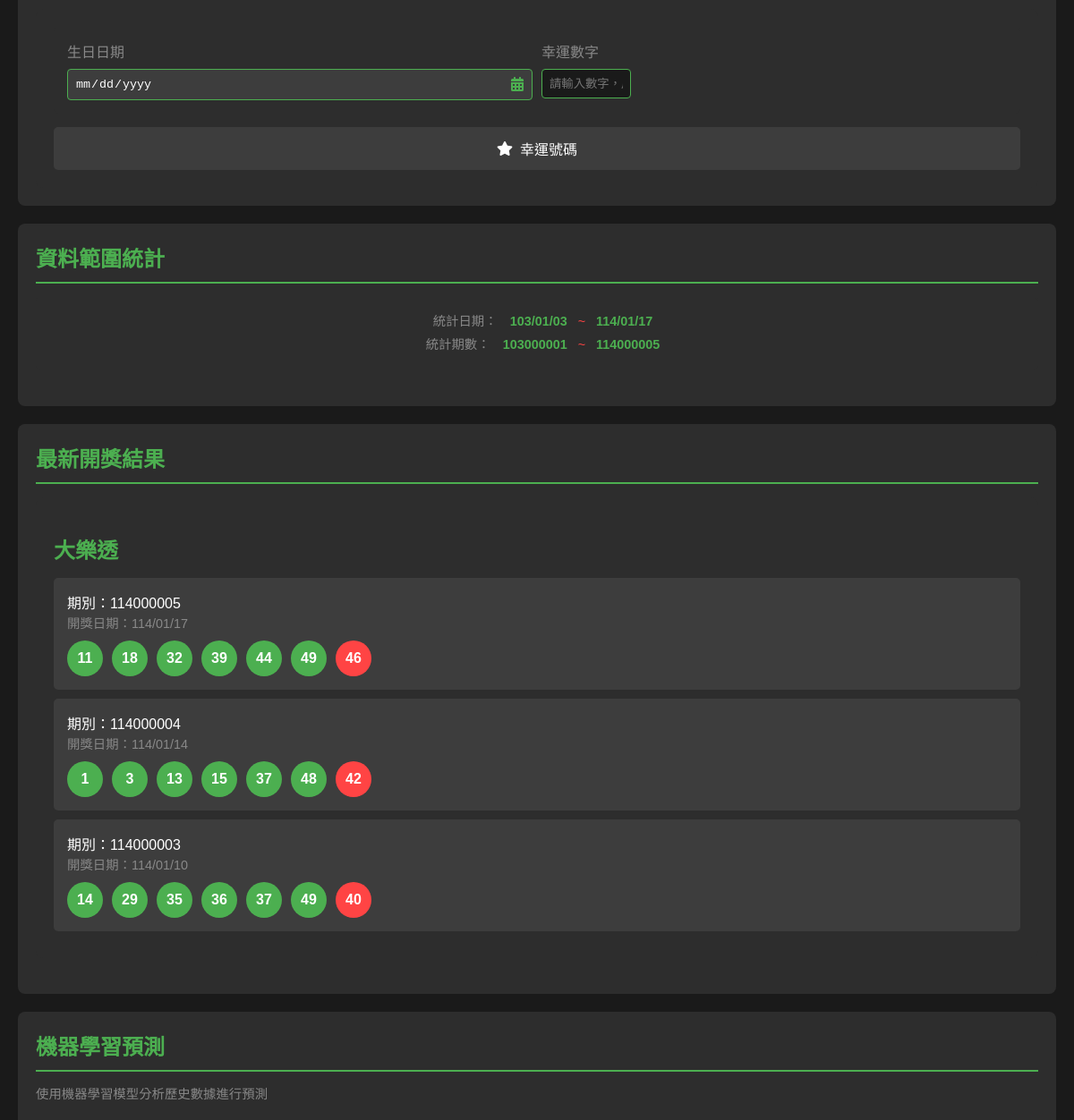
/ (middle part), run on an earlier commit of the app's database.
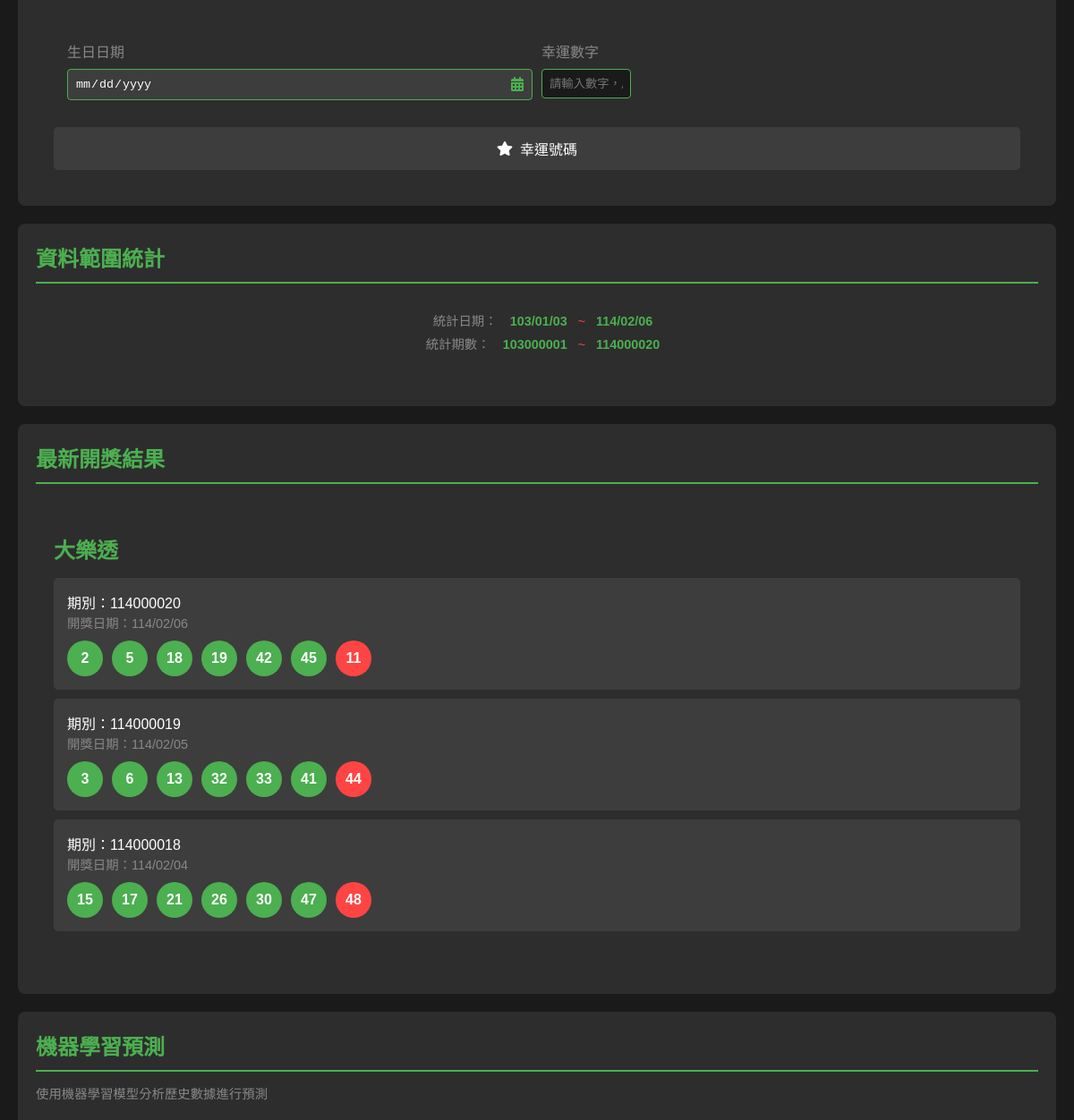
And on a later commit of the database.
### tables this page shows
CREATE TABLE big_lotto (
        id INTEGER PRIMARY KEY AUTOINCREMENT,
        draw_term TEXT NOT NULL,
        draw_date TEXT NOT NULL,
        num1 INTEGER NOT NULL,
        num2 INTEGER NOT NULL,
        num3 INTEGER NOT NULL,
        num4 INTEGER NOT NULL,
        num5 INTEGER NOT NULL,
        num6 INTEGER NOT NULL,
        special_num INTEGER NOT NULL,
        total_sales INTEGER,
        created_at TIMESTAMP DEFAULT CURRENT_TIMESTAMP
    );

### app.py (the view)
@app.route('/')
def index():
    latest_draws = get_latest_draws()
    data_ranges = get_data_range()
    return render_template('index.html', draws=latest_draws, ranges=data_ranges)

### templates/index.html (shortened to what this page needs)
<!DOCTYPE html>
<html lang="zh-TW">
<head>
    <link rel="stylesheet" href="https://cdnjs.cloudflare.com/ajax/libs/font-awesome/5.15.4/css/all.min.css">
</head>
<body>
    <div class="analysis-controls">
        <div class="analysis-content">
            <div class="lucky-number-section">
                <div class="lucky-number-inputs">
                    <div class="input-group">
                        <label for="birth-date">生日日期</label>
                        <div class="date-picker-wrapper">
                            <input type="date"
                                   id="birth-date"
                                   class="analysis-input"
                                   max="2025-12-31">
                        </div>
                    </div>
                    <div class="input-group">
                        <label for="lucky-numbers">幸運數字</label>
                        <input type="text"
                               id="lucky-numbers"
                               class="analysis-input"
                               placeholder="請輸入數字，用逗號分隔">
                    </div>
                </div>
                <button onclick="getLuckyNumbers()" class="analysis-button lucky-button">
                    <i class="fas fa-star"></i>
                    幸運號碼
                </button>
            </div>
        </div>
    </div>
    <div class="section-container">
        <div class="section-title">資料範圍統計</div>
        <div id="big-lotto-range" class="data-range active">
            <div>
                <span class="range-label">統計日期：</span>
                <span class="range-value">{{ ranges.big_lotto.start }}</span>
                <span class="range-separator">~</span>
                <span class="range-value">{{ ranges.big_lotto.end }}</span>
            </div>
            <div>
                <span class="range-label">統計期數：</span>
                <span class="range-value">{{ ranges.big_lotto.start_term }}</span>
                <span class="range-separator">~</span>
                <span class="range-value">{{ ranges.big_lotto.end_term }}</span>
            </div>
        </div>
    </div>
    <div class="section-container">
        <div class="section-title">最新開獎結果</div>
        <div id="big-lotto" class="lottery-section active">
            <h2 class="lottery-title">大樂透</h2>
            {% for draw in draws.big_lotto %}
            <div class="draw-info">
                <div>期別：{{ draw[0] }}</div>
                <div class="draw-date">開獎日期：{{ draw[1] }}</div>
                <div class="numbers">
                    {% for num in draw[2:8] %}
                    <div class="number">{{ num }}</div>
                    {% endfor %}
                    <div class="number special-number">{{ draw[8] }}</div>
                </div>
            </div>
            {% endfor %}
        </div>
    </div>
    <div class="section-container">
        <div class="section-title">機器學習預測</div>
        <div class="section-description">使用機器學習模型分析歷史數據進行預測</div>
    </div>
</body>
</html>

What changed in the data, as far as the page shows it:
removed big_lotto: draw_term "114000005", draw_date "114/01/17", 8 "11" "18" "32" "39" "44" "49", special_num "46"
removed big_lotto: draw_term "114000004", draw_date "114/01/14", 8 "1" "3" "13" "15" "37" "48", special_num "42"
removed big_lotto: draw_term "114000003", draw_date "114/01/10", 8 "14" "29" "35" "36" "37" "49", special_num "40"
added big_lotto: draw_term "114000020", draw_date "114/02/06", 8 "2" "5" "18" "19" "42" "45", special_num "11"
added big_lotto: draw_term "114000019", draw_date "114/02/05", 8 "3" "6" "13" "32" "33" "41", special_num "44"
added big_lotto: draw_term "114000018", draw_date "114/02/04", 8 "15" "17" "21" "26" "30" "47", special_num "48"
Also different on the page:
{{ ranges.big_lotto.end }}: "114/01/17" → "114/02/06"
{{ ranges.big_lotto.end_term }}: "114000005" → "114000020"
